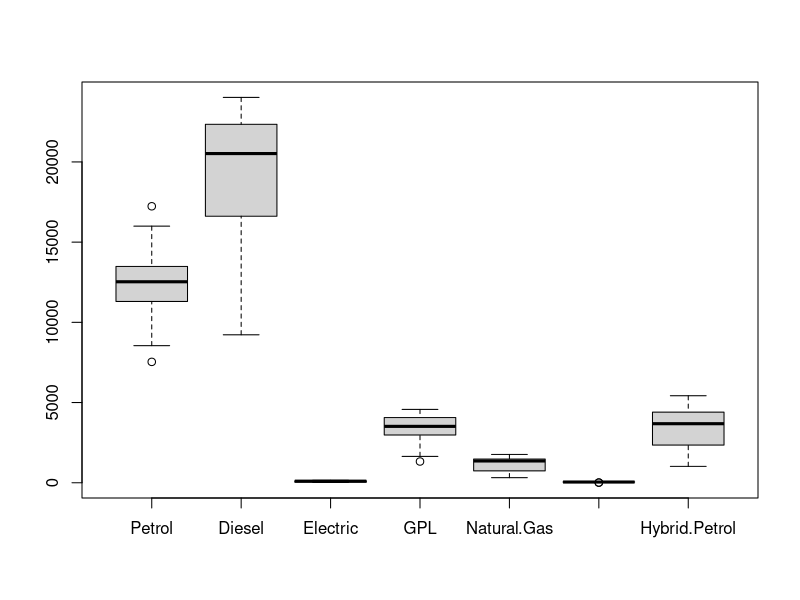

Write R code to recreate this figure. (Note: this script raises an error after producing the figure.)
rm(list = ls())
data <- read.table("areaC.txt")
head(data)
boxplot(data[,1:7])
data$Weekend <- as.factor(data$Weekend)
fit <- lm(Total ~ ., data = data)
summary(fit)
x11()
par(mfrow=c(2,2))
plot(fit)


# c)
pca <- princomp(data[,1:7], scores=TRUE)
summary(pca)

biplot(pca)
pca$sdev^2/sum(pca$sdev^2)
#Cumulative proportion of explained variance
cumsum(pca$sdev^2)/sum(pca$sdev^2)

loading <- pca$loadings
x11()
par(mar = c(1,4,0,2), mfrow = c(6,1))
for(i in 1:6) barplot(loading[,i], ylim = c(-1, 1))


m <- sapply(data[,1:7],mean)

# fitpca <- lm(data$Total ~ data$Weekend + pca$scores)
# summary(fitpca)

# coeffutili <- coefficients(fitpca)[-c(1,2)]
# betas1 <- coeffutili%*%t(pca$loadings)
# norm(betas1 - coefficients(fit)[2:8]) 
                                        # ottimo, si calcolano così
# norm(coefficients(fitpca)[2] - coefficients(fit)[9]) 
                                        # il beta della dummy rimane uguale
# 
# beta01 <- coefficients(fitpca)[1] - betas1%*%m
# norm(beta01-coefficients(fit)[1]) 
                                        # per qualche strano motivo, non devo togliere la dummy

sp1.pc <- pca$scores[,1]
sp2.pc <- pca$scores[,2]

fm.pc1 <- lm(data$Total ~ data$Weekend + sp1.pc + sp2.pc)
summary(fm.pc1) 
x11()
par(mfrow = c(2,2))
plot(fm.pc1)
shapiro.test(fm.pc1$residuals)

betas <- coefficients(fm.pc1)[3:4]%*%t(pca$loadings[,1:2])
beta0 <- coefficients(fm.pc1)[1] - betas%*%m
beta0
coefficients(fm.pc1)[2]
betas

# d)
library(car)
A <- rbind(c(0,1,0,0), c(0,0,0,1))
b <- c(0,0)
linearHypothesis(fm.pc1, A, b)

fm.pc2 <- lm(data$Total ~ sp1.pc)
summary(fm.pc2) 
x11()
par(mfrow=c(2,2))
plot(fm.pc2)
shapiro.test(fm.pc2$residuals)

betas2 <- coefficients(fm.pc2)[2]%*%t(pca$loadings[,1])
beta02 <- coefficients(fm.pc2)[1] - betas2%*%m 
beta02
betas2
